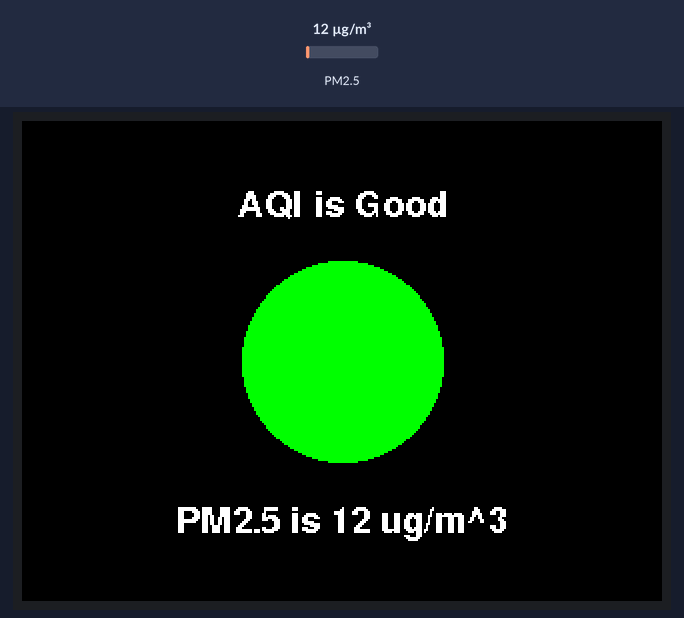
Recording of a program running on a simulated Seeed Wio Terminal. Shown: 320×240 colour display. Inputs (shaded band) come from the test bench; at power-on: PM2.5 12 µg/m³. What the program prints to the serial monitor is not drawn.

Above: at 2.4 s.
2.5 s: PM2.5 set to 14 µg/m³
At 3.8 s:
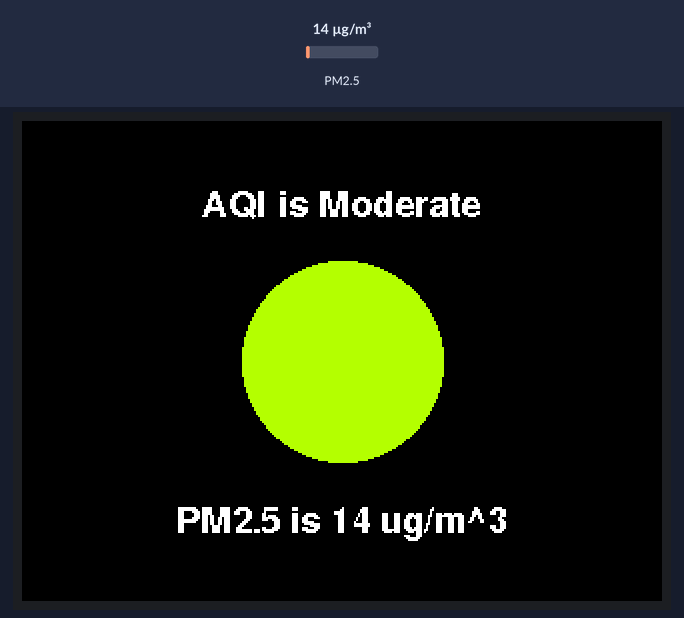
4.1 s: PM2.5 set to 31 µg/m³
At 5.6 s:
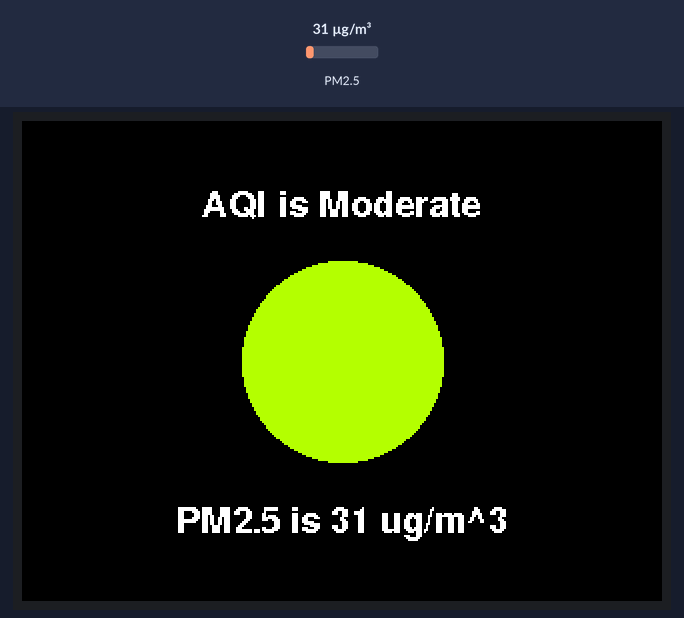
7.1 s: PM2.5 set to 38 µg/m³
At 8.4 s:
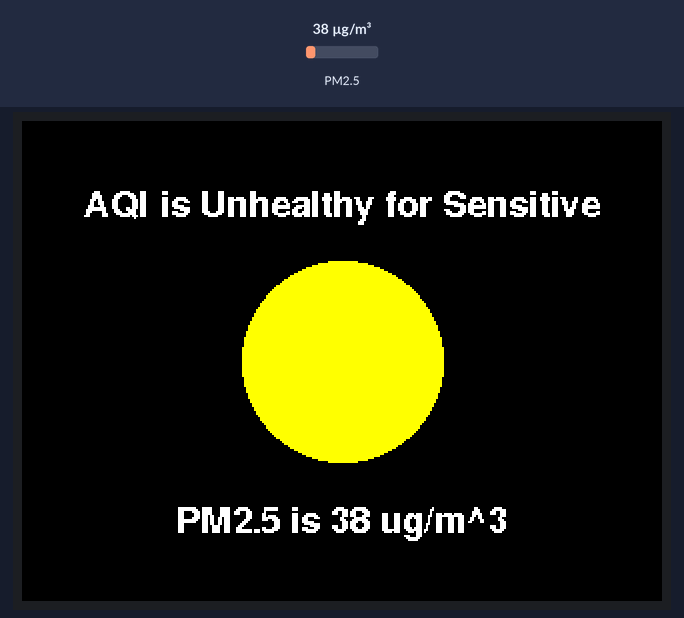
8.7 s: PM2.5 set to 54 µg/m³
At 9.9 s:
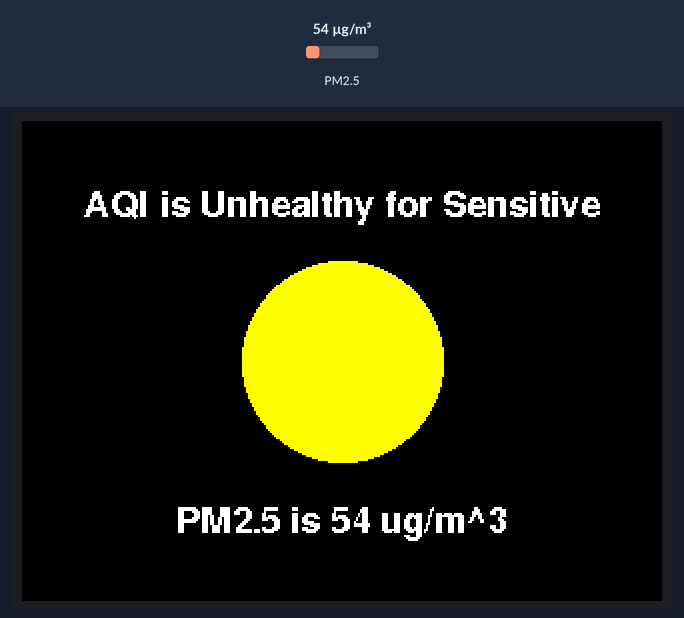
10.2 s: PM2.5 set to 60 µg/m³
At 11.7 s:
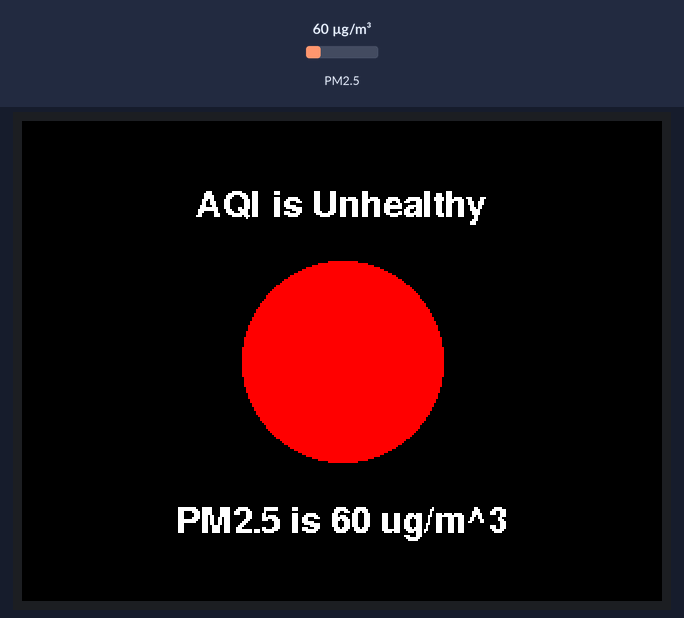
Timing chart, 0 to 13.2 s (numbered marks = the images above; inputs shaded):
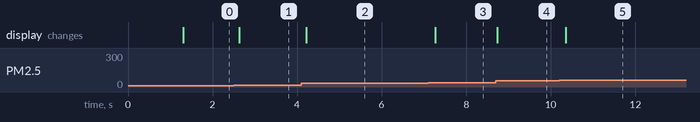

The program:

main.cpp
```cpp
#include <Arduino.h>
#include <Adafruit_PM25AQI.h>
#include <SoftwareSerial.h>
#include "TFT_eSPI.h"
#include "Free_Fonts.h"

#define SCREEN_HEIGHT 240
#define SCREEN_WIDTH 320
#define TITLE_Y_POSITION 240 * 1 / 7   // title text position of pollution level
#define READING_Y_POSITION 240 * 4 / 5 // title text position of pm2.5 sensor

TFT_eSPI tft;
SoftwareSerial pmSerial(2, 3); // pin #2 is IN from sensor (TX pin on sensor), leave pin #3 disconnected
Adafruit_PM25AQI aqi = Adafruit_PM25AQI();
String previousPollutionLevelText = "";

/// @brief Setups screen orientation and tft font
void setupGraphics()
{
  tft.begin();
  tft.setRotation(3);
  tft.setFreeFont(FSSB9); //  Freefont, Sans Serif, Bold, 12pt
  tft.fillScreen(TFT_BLACK);
}

/// @brief Updates the graphics to reflect pm 2.5 readings. AQI level
/// is derived from https://aqicn.org/calculator/.
/// @param pm2p5 Represents the pm 2.5 readings from the sensor. units are ug/m^3
void updateGraphics(int pm2p5)
{
  // air quality color indicator
  String pollutionLevelText;
  int color = TFT_WHITE;
  if (pm2p5 < 0)
  {
    pollutionLevelText = "No AQI Data";
  }
  else if (0 <= pm2p5 && pm2p5 <= 12)
  {
    pollutionLevelText = "AQI is Good";
    color = TFT_GREEN;
  }
  else if (12 < pm2p5 && pm2p5 <= 35)
  {
    pollutionLevelText = "AQI is Moderate";
    color = TFT_GREENYELLOW;
  }
  else if (35 < pm2p5 && pm2p5 <= 56)
  {
    pollutionLevelText = "AQI is Unhealthy for Sensitive";
    color = TFT_YELLOW;
  }
  else
  {
    pollutionLevelText = "AQI is Unhealthy";
    color = TFT_RED;
  }

  // clear text in UI
  if (previousPollutionLevelText != pollutionLevelText)
  {
    tft.fillRect(0, TITLE_Y_POSITION, SCREEN_WIDTH, TITLE_Y_POSITION + 3, TFT_BLACK);
  }
  tft.fillRect(0, READING_Y_POSITION, SCREEN_WIDTH, READING_Y_POSITION + 3, TFT_BLACK);
  previousPollutionLevelText = pollutionLevelText;

  // draw in UI elements
  int pollutionLevelTextWidth = tft.textWidth(pollutionLevelText);
  tft.drawString(pollutionLevelText, (SCREEN_WIDTH - pollutionLevelTextWidth) / 2, TITLE_Y_POSITION);
  tft.fillCircle(SCREEN_WIDTH / 2, SCREEN_HEIGHT / 2, 50, color);

  // draw aqi level
  String aqiLevelText = "PM2.5 is " + String(pm2p5) + " ug/m^3";
  int aqiLevelTextWidth = tft.textWidth(aqiLevelText);
  tft.drawString(aqiLevelText, (SCREEN_WIDTH - aqiLevelTextWidth) / 2, READING_Y_POSITION);
  // tft.drawString("", (SCREEN_WIDTH - aqiLevelTextWidth) / 2, READING_Y_POSITION);
}

void setup()
{
  setupGraphics();
  updateGraphics(-1);

  // -------- Adafruit PMSA003I Air Quality Sensor Setup ----------
  // Wait for serial monitor to open
  Serial.begin(115200);

  Serial.println("Adafruit PMSA003I Air Quality Sensor");

  // Wait one second for sensor to boot up!
  delay(1000);

  // baud rate of the PM2.5 sensor is set
  pmSerial.begin(9600);

  if (!aqi.begin_UART(&pmSerial))
  { // connect to the sensor over software serial
    Serial.println("Could not find PM 2.5 sensor!");
    while (1)
      delay(10);
  }

  Serial.println("PM25 found!");
}

void loop()
{
  PM25_AQI_Data data;

  if (!aqi.read(&data))
  {
    delay(500); // try again in a bit!
    return;
  }

  Serial.println();
  Serial.println(F("---------------------------------------"));
  Serial.println(F("Concentration Units (standard)"));
  Serial.println(F("---------------------------------------"));
  Serial.print(F("PM 2.5: "));
  Serial.print(data.pm25_standard);
  Serial.println();

  // Update pm 2.5 graphics
  updateGraphics(data.pm25_standard);
  delay(100);
}
```

Measured:
- the behaviour switches between 12 and 13 µg/m³ on PM2.5 (found by bisection; images 0 and 1)
- the behaviour switches between 35 and 36 µg/m³ on PM2.5 (found by bisection; images 2 and 3)
- the behaviour switches between 56 and 57 µg/m³ on PM2.5 (found by bisection; images 4 and 5)
- after the input at 2.5 s, the display: changes after 0.13 s (image 1)
- after the input at 4.1 s, the display: changes after 0.12 s (image 2)
- after the input at 7.1 s, the display: changes after 0.17 s (image 3)
- after the input at 8.7 s, the display: changes at once (image 4)
- after the input at 10.2 s, the display: changes after 0.16 s (image 5)
